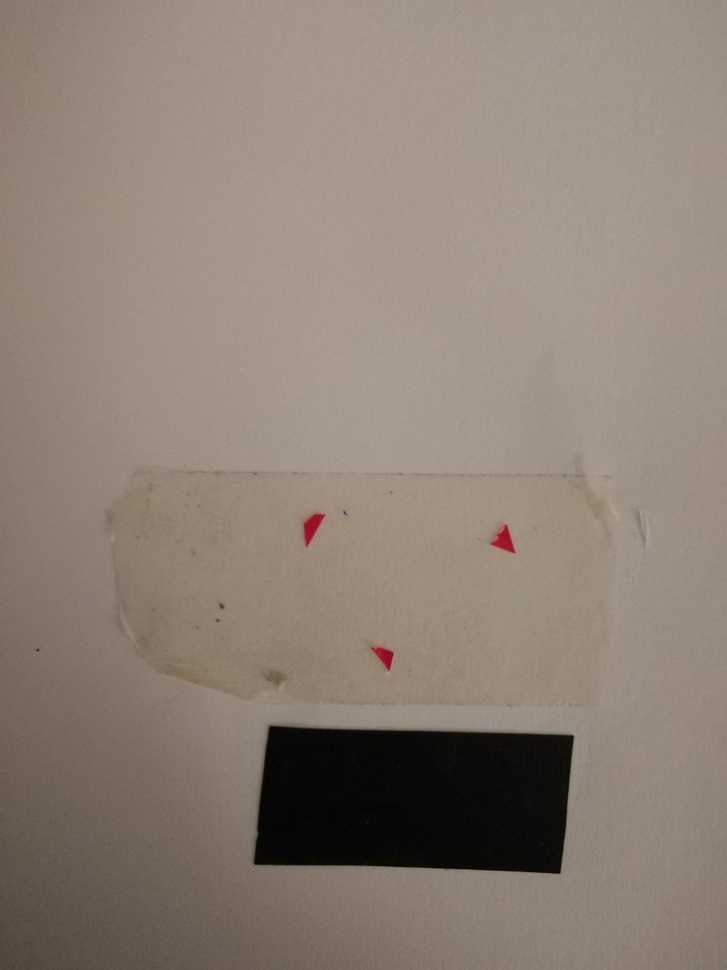
#> input picture image1.jpg, 727 x 970 px, shrunk from 960 x 1280 before the run
$ python pointfeature_extraction_image.py
#> lines starting #> are read from the running program, lines starting #| are printed output that depends on the picture; after the words box and inside, x2 and y2 are one past the last pixel; in counts of white or black regions, pixels touching at a corner belong together; long printed decimals are rounded
# -*- coding: utf-8 -*-
"""
Created on Fri Jan 10 20:25:00 2014
@author: duan
"""
import cv2
import numpy as np
import imutils

def cal_distance(point1, point2):
    dis = np.sqrt(np.sum(np.square(point1[0] - point2[0]) + np.square(point1[1] - point2[1])))
    return dis

def helen_formula(coord):
    coord = np.array(coord).reshape((4, 2))
    dis_01 = cal_distance(coord[0], coord[1])
    dis_12 = cal_distance(coord[1], coord[2])
    dis_23 = cal_distance(coord[2], coord[3])
    dis_13 = cal_distance(coord[1], coord[3])
    dis_30 = cal_distance(coord[3], coord[0])
    p1 = (dis_01 + dis_30 + dis_13) * 0.5
    p2 = (dis_12 + dis_23 + dis_13) * 0.5
    area1 = np.sqrt(p1 * (p1 - dis_01) * (p1 - dis_30) * (p1 - dis_13))
    area2 = np.sqrt(p2 * (p2 - dis_12) * (p2 - dis_23) * (p2 - dis_13))
    return (area1 + area2) / 2

def centroid_computation(points):
    points1=points.reshape(4,2)
    print("points1 is:",points1)
    print("points number is:",len(points1))
    sum_x=0
    sum_y=0
    for i in range(len(points1)):
        sum_x+=points1[i,0]
        sum_y+=points1[i,1]
    cx=int(sum_x/len(points1))
    cy=int(sum_y/len(points1))
    now_central = (cx, cy)
    return now_central

cv2.namedWindow('image', cv2.WINDOW_NORMAL)
img = cv2.imread('image1.jpg')
#> img is the input picture: shape (970, 727, 3); mean B, G, R 116.8, 128.9, 141.7

hsv=cv2.cvtColor(img,cv2.COLOR_BGR2HSV)
#> hsv: shape (970, 727, 3); mean H, S, V 14.3, 45, 141.7
lower_red=np.array([0,50,50])
upper_red=np.array([10,255,255])
mask=cv2.inRange(hsv,lower_red,upper_red)
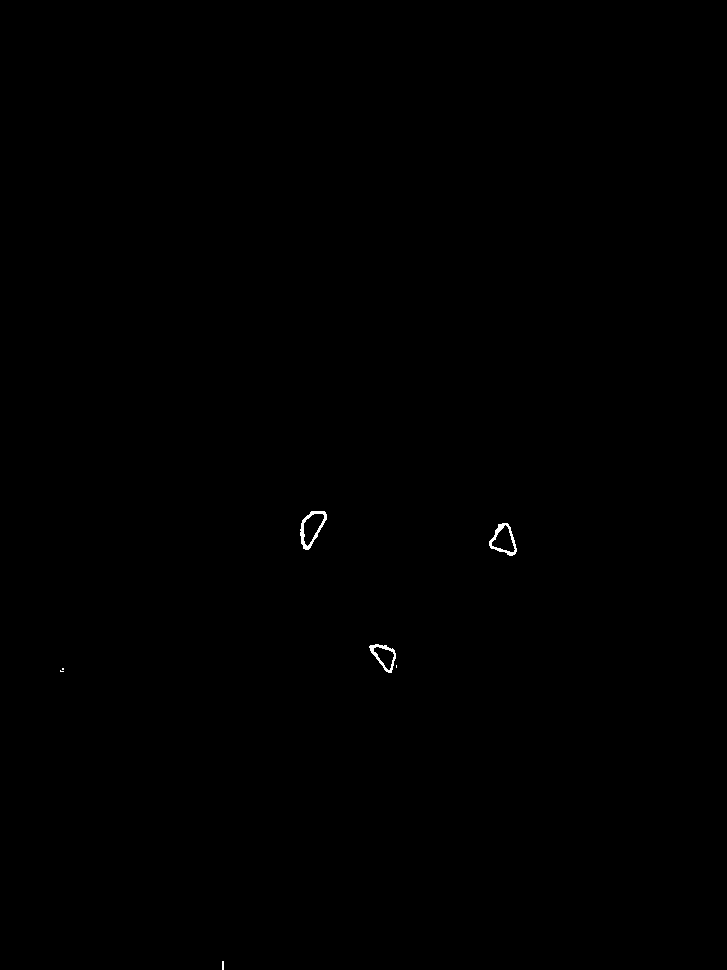
#> mask: shape (970, 727); 0.12% white; 7 white regions (4 under 20 px)
res=cv2.bitwise_and(img,img,mask=mask)

mask1=mask.copy()
cnts = cv2.findContours(mask1, cv2.RETR_EXTERNAL,cv2.CHAIN_APPROX_SIMPLE)
#> cnts = 7 contours, 4 with area under 20; largest, box (x1, y1, x2, y2) and area: (300, 511, 327, 550) 618, (489, 523, 517, 556) 553, (369, 644, 396, 673) 426
cnts = imutils.grab_contours(cnts)

cnts1=sorted(cnts,key=cv2.contourArea,reverse=True)
#> cnts1 has the same summary as cnts
for i in range(len(cnts1)):
    print("the area is:",cv2.contourArea(cnts1[i], True))
#> this loop made 7 passes
#| the area is: -618.0
#| the area is: -553.0
#| the area is: -426.0
#| the area is: -8.0
#| the area is: -1.0
#| the area is: -0.5
#| the area is: 0.0

points=np.zeros(8)
for i in range(0,4):
    c=cnts1[i]
    # print("c is:",c)
    M = cv2.moments(c)
    cx= int(M["m10"] / M["m00"])
    cy = int(M["m01"] / M["m00"])
    now_central = (cx, cy)
    cv2.circle(img, now_central, 10, (0, 0, 255), -1)
    points[2*i]=cx
    points[2*i+1]=cy
#> this loop made 4 passes
#> (cx, cy) on passes 1 to 3: (311, 527), (503, 539), (383, 655)
#> (c, cx, cy) on pass 4: ([[222, 961], [222, 969], [223, 969], [223, 961]], 222, 965)
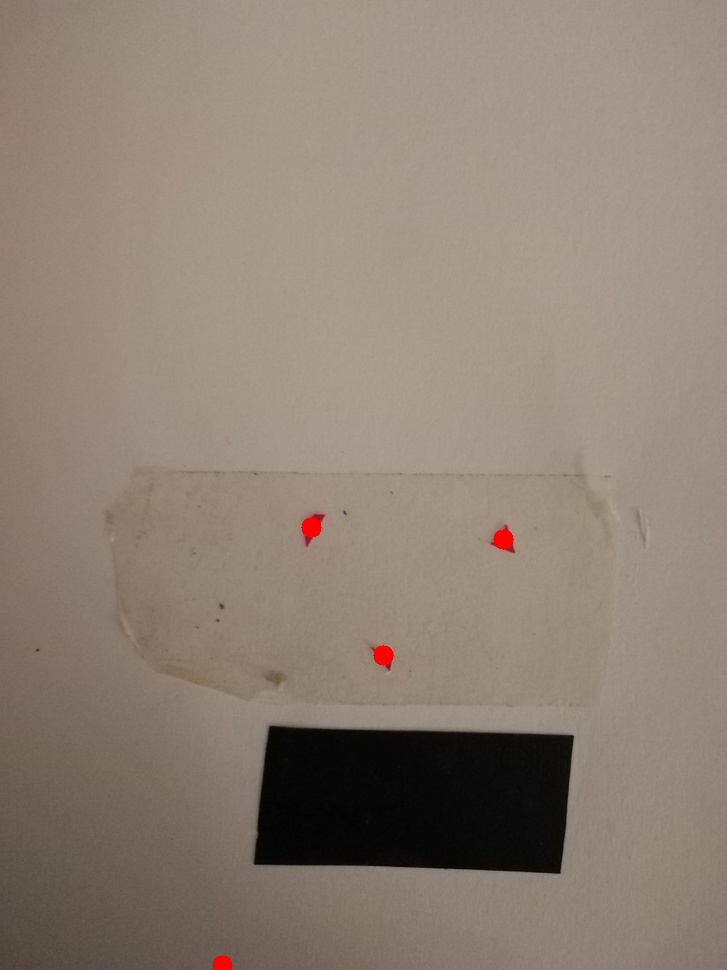
#> img: shape (970, 727, 3); 0.17% of pixels changed, all inside (x1, y1, x2, y2) = (212, 517, 514, 970)
#> after the loop, points = [311, 527, 503, 539, 383, 655, 222, 965]

now_central=centroid_computation(points)
#> in centroid_computation, `points1=points.reshape(4,2)`: points1 = [[311, 527], [503, 539], [383, 655], [222, 965]]
#| points1 is: [[311. 527.]
#|  [503. 539.]
#|  [383. 655.]
#|  [222. 965.]]
#| points number is: 4
#> the loop in centroid_computation, `for i in range(len(points1)):` made 4 passes
#> (sum_x, sum_y) on passes 1 to 4: (311, 527), (814, 1066), (1197, 1721), (1419, 2686)
#> after the loop in centroid_computation, `for i in range(len(points1)):`: sum_x = 1419; sum_y = 2686
#> in centroid_computation, `cx=int(sum_x/len(points1))`: cx = 354
#> in centroid_computation, `cy=int(sum_y/len(points1))`: cy = 671
#> in centroid_computation, `now_central = (cx, cy)`: now_central = (354, 671)
#> now_central = (354, 671)
print("now central is:",now_central)
#| now central is: (354, 671)
cv2.circle(img, now_central, 10, (0, 0, 255), -1)
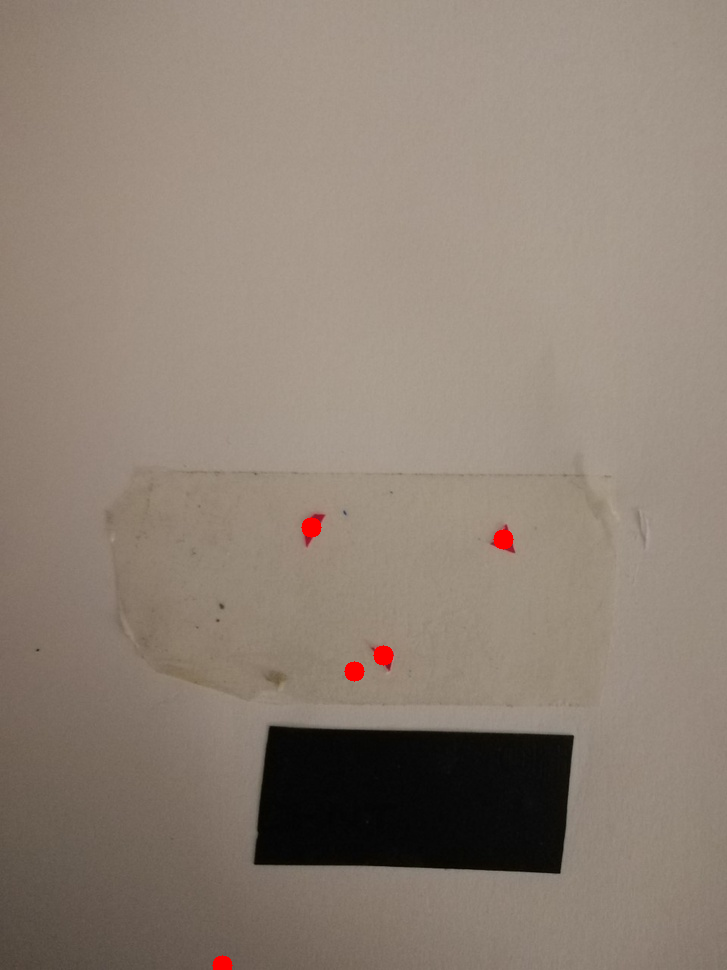
#> img: shape (970, 727, 3); 0.04% of pixels changed, all inside (x1, y1, x2, y2) = (344, 661, 365, 682)

area=helen_formula(points)
#> in helen_formula, `coord = np.array(coord).reshape((4, 2))`: coord = [[311, 527], [503, 539], [383, 655], [222, 965]]
#> in cal_distance, `dis = np.sqrt(np.sum(np.square(point1[0] - point2[0]) + np.square(poin..`: dis = 192.4
#> in helen_formula, `dis_12 = cal_distance(coord[1], coord[2])`: dis_12 = 166.9
#> in helen_formula, `dis_23 = cal_distance(coord[2], coord[3])`: dis_23 = 349.3
#> in helen_formula, `dis_13 = cal_distance(coord[1], coord[3])`: dis_13 = 510.3
#> in helen_formula, `dis_30 = cal_distance(coord[3], coord[0])`: dis_30 = 447
#> in helen_formula, `p1 = (dis_01 + dis_30 + dis_13) * 0.5`: p1 = 574.8
#> in helen_formula, `p2 = (dis_12 + dis_23 + dis_13) * 0.5`: p2 = 513.3
#> in helen_formula, `area1 = np.sqrt(p1 * (p1 - dis_01) * (p1 - dis_30) * (p1 - dis_13))`: area1 = 42582
#> in helen_formula, `area2 = np.sqrt(p2 * (p2 - dis_12) * (p2 - dis_23) * (p2 - dis_13))`: area2 = 9262
#> area = 25922
print("area is:",area)
#| area is: 25922.000

cv2.imshow('image',img)

k = cv2.waitKey(0)
#> (key Esc is pressed here)
if k == 27:
    cv2.destroyAllWindows()
print("length of cnts is:",len(cnts))
#| length of cnts is: 7
